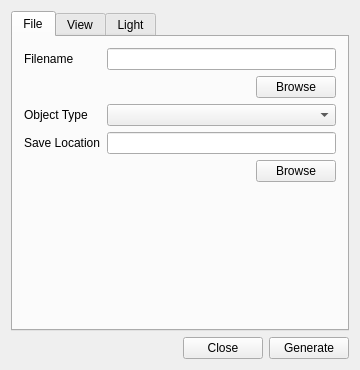
<?xml version="1.0" encoding="UTF-8"?>
<ui version="4.0">
 <class>MainWindow</class>
 <widget class="QMainWindow" name="MainWindow">
  <property name="geometry">
   <rect>
    <x>0</x>
    <y>0</y>
    <width>360</width>
    <height>370</height>
   </rect>
  </property>
  <property name="windowTitle">
   <string>OBJ_to_SVG</string>
  </property>
  <widget class="QWidget" name="centralWidget">
   <layout class="QHBoxLayout" name="horizontalLayout_2">
    <item>
     <layout class="QVBoxLayout" name="verticalLayout">
      <item>
       <widget class="QTabWidget" name="tabWidget">
        <property name="currentIndex">
         <number>0</number>
        </property>
        <widget class="QWidget" name="tab_file">
         <attribute name="title">
          <string>File</string>
         </attribute>
         <layout class="QFormLayout" name="formLayout">
          <item row="0" column="0">
           <widget class="QLabel" name="label_filename">
            <property name="text">
             <string>Filename</string>
            </property>
           </widget>
          </item>
          <item row="0" column="1">
           <widget class="QLineEdit" name="lineEdit_filename"/>
          </item>
          <item row="1" column="1">
           <layout class="QHBoxLayout" name="horizontalLayout_7">
            <item>
             <spacer name="horizontalSpacer_2">
              <property name="orientation">
               <enum>Qt::Horizontal</enum>
              </property>
              <property name="sizeHint" stdset="0">
               <size>
                <width>40</width>
                <height>20</height>
               </size>
              </property>
             </spacer>
            </item>
            <item>
             <widget class="QPushButton" name="pushButton_browse_filename">
              <property name="text">
               <string>Browse</string>
              </property>
             </widget>
            </item>
           </layout>
          </item>
          <item row="2" column="0">
           <widget class="QLabel" name="label_object_type">
            <property name="text">
             <string>Object Type</string>
            </property>
           </widget>
          </item>
          <item row="2" column="1">
           <widget class="QComboBox" name="comboBox_obj_type"/>
          </item>
          <item row="3" column="0">
           <widget class="QLabel" name="label_save">
            <property name="text">
             <string>Save Location</string>
            </property>
           </widget>
          </item>
          <item row="3" column="1">
           <widget class="QLineEdit" name="lineEdit_save"/>
          </item>
          <item row="4" column="1">
           <layout class="QHBoxLayout" name="horizontalLayout_8">
            <item>
             <spacer name="horizontalSpacer_3">
              <property name="orientation">
               <enum>Qt::Horizontal</enum>
              </property>
              <property name="sizeHint" stdset="0">
               <size>
                <width>40</width>
                <height>20</height>
               </size>
              </property>
             </spacer>
            </item>
            <item>
             <widget class="QPushButton" name="pushButton_browse_save_dir">
              <property name="text">
               <string>Browse</string>
              </property>
             </widget>
            </item>
           </layout>
          </item>
         </layout>
        </widget>
        <widget class="QWidget" name="tab_view">
         <attribute name="title">
          <string>View</string>
         </attribute>
         <layout class="QFormLayout" name="formLayout_2">
          <item row="0" column="0">
           <widget class="QLabel" name="label_scale">
            <property name="text">
             <string>Scale (%)</string>
            </property>
           </widget>
          </item>
          <item row="1" column="0">
           <widget class="QLabel" name="label_rotations">
            <property name="text">
             <string>Rotations</string>
            </property>
           </widget>
          </item>
          <item row="1" column="1">
           <widget class="QLineEdit" name="lineEdit_rotations"/>
          </item>
          <item row="2" column="0">
           <widget class="QLabel" name="label_projection">
            <property name="text">
             <string>Projection</string>
            </property>
           </widget>
          </item>
          <item row="3" column="0">
           <widget class="QLabel" name="label_observer">
            <property name="text">
             <string>Observer
Position</string>
            </property>
           </widget>
          </item>
          <item row="5" column="0">
           <widget class="QLabel" name="label_stroke_width">
            <property name="text">
             <string>Stroke width</string>
            </property>
           </widget>
          </item>
          <item row="6" column="0">
           <widget class="QLabel" name="label_stroke_opacity">
            <property name="text">
             <string>Stroke
opacity</string>
            </property>
           </widget>
          </item>
          <item row="2" column="1">
           <widget class="QComboBox" name="comboBox_projection"/>
          </item>
          <item row="5" column="1">
           <widget class="QDoubleSpinBox" name="doubleSpinBox_stroke_width">
            <property name="maximum">
             <double>100.000000000000000</double>
            </property>
            <property name="singleStep">
             <double>0.500000000000000</double>
            </property>
            <property name="value">
             <double>1.000000000000000</double>
            </property>
           </widget>
          </item>
          <item row="6" column="1">
           <widget class="QDoubleSpinBox" name="doubleSpinBox_stroke_opacity">
            <property name="maximum">
             <double>1.000000000000000</double>
            </property>
            <property name="singleStep">
             <double>0.010000000000000</double>
            </property>
            <property name="value">
             <double>1.000000000000000</double>
            </property>
           </widget>
          </item>
          <item row="8" column="1">
           <widget class="QCheckBox" name="checkBox_back_face">
            <property name="text">
             <string>Back facing polygons</string>
            </property>
            <property name="checked">
             <bool>true</bool>
            </property>
           </widget>
          </item>
          <item row="0" column="1">
           <widget class="QSpinBox" name="spinBox_scale">
            <property name="maximum">
             <number>100000</number>
            </property>
            <property name="value">
             <number>100</number>
            </property>
           </widget>
          </item>
          <item row="3" column="1">
           <widget class="QSpinBox" name="spinBox_observer">
            <property name="maximum">
             <number>100000</number>
            </property>
            <property name="value">
             <number>1000</number>
            </property>
           </widget>
          </item>
          <item row="4" column="1">
           <widget class="QComboBox" name="comboBox_show"/>
          </item>
          <item row="4" column="0">
           <widget class="QLabel" name="label_show">
            <property name="text">
             <string>Show</string>
            </property>
           </widget>
          </item>
         </layout>
        </widget>
        <widget class="QWidget" name="tab_light">
         <attribute name="title">
          <string>Light</string>
         </attribute>
         <layout class="QFormLayout" name="formLayout_3">
          <item row="0" column="0" colspan="2">
           <widget class="QLabel" name="label_light_position">
            <property name="text">
             <string>Position</string>
            </property>
           </widget>
          </item>
          <item row="1" column="0" colspan="2">
           <layout class="QHBoxLayout" name="horizontalLayout_3">
            <item>
             <widget class="QLabel" name="label_light_position_x">
              <property name="sizePolicy">
               <sizepolicy hsizetype="Preferred" vsizetype="Preferred">
                <horstretch>0</horstretch>
                <verstretch>0</verstretch>
               </sizepolicy>
              </property>
              <property name="text">
               <string>X:</string>
              </property>
             </widget>
            </item>
            <item>
             <widget class="QDoubleSpinBox" name="doubleSpinBox_light_position_x">
              <property name="sizePolicy">
               <sizepolicy hsizetype="Preferred" vsizetype="Preferred">
                <horstretch>0</horstretch>
                <verstretch>0</verstretch>
               </sizepolicy>
              </property>
              <property name="minimum">
               <double>-100.000000000000000</double>
              </property>
              <property name="maximum">
               <double>100.000000000000000</double>
              </property>
             </widget>
            </item>
            <item>
             <widget class="QLabel" name="label_light_position_y">
              <property name="sizePolicy">
               <sizepolicy hsizetype="Preferred" vsizetype="Preferred">
                <horstretch>0</horstretch>
                <verstretch>0</verstretch>
               </sizepolicy>
              </property>
              <property name="text">
               <string>Y:</string>
              </property>
             </widget>
            </item>
            <item>
             <widget class="QDoubleSpinBox" name="doubleSpinBox_light_position_y">
              <property name="sizePolicy">
               <sizepolicy hsizetype="Preferred" vsizetype="Preferred">
                <horstretch>0</horstretch>
                <verstretch>0</verstretch>
               </sizepolicy>
              </property>
              <property name="minimum">
               <double>-100.000000000000000</double>
              </property>
              <property name="maximum">
               <double>100.000000000000000</double>
              </property>
             </widget>
            </item>
            <item>
             <widget class="QLabel" name="label_light_position_z">
              <property name="sizePolicy">
               <sizepolicy hsizetype="Preferred" vsizetype="Preferred">
                <horstretch>0</horstretch>
                <verstretch>0</verstretch>
               </sizepolicy>
              </property>
              <property name="text">
               <string>Z:</string>
              </property>
             </widget>
            </item>
            <item>
             <widget class="QDoubleSpinBox" name="doubleSpinBox_light_position_z">
              <property name="sizePolicy">
               <sizepolicy hsizetype="Preferred" vsizetype="Preferred">
                <horstretch>0</horstretch>
                <verstretch>0</verstretch>
               </sizepolicy>
              </property>
              <property name="minimum">
               <double>-100.000000000000000</double>
              </property>
              <property name="maximum">
               <double>100.000000000000000</double>
              </property>
              <property name="value">
               <double>1.000000000000000</double>
              </property>
             </widget>
            </item>
           </layout>
          </item>
          <item row="2" column="0" colspan="2">
           <widget class="QLabel" name="label_light_coefficients">
            <property name="text">
             <string>Co-efficients</string>
            </property>
           </widget>
          </item>
          <item row="4" column="0" colspan="2">
           <widget class="QLabel" name="label_ambient">
            <property name="text">
             <string>Ambient</string>
            </property>
           </widget>
          </item>
          <item row="5" column="0" colspan="2">
           <layout class="QHBoxLayout" name="horizontalLayout_4">
            <item>
             <widget class="QLabel" name="label_ambient_r">
              <property name="sizePolicy">
               <sizepolicy hsizetype="Maximum" vsizetype="Preferred">
                <horstretch>0</horstretch>
                <verstretch>0</verstretch>
               </sizepolicy>
              </property>
              <property name="text">
               <string>R:</string>
              </property>
             </widget>
            </item>
            <item>
             <widget class="QDoubleSpinBox" name="doubleSpinBox_ambient_r">
              <property name="maximum">
               <double>1.000000000000000</double>
              </property>
              <property name="singleStep">
               <double>0.010000000000000</double>
              </property>
              <property name="value">
               <double>0.200000000000000</double>
              </property>
             </widget>
            </item>
            <item>
             <widget class="QLabel" name="label_ambient_g">
              <property name="sizePolicy">
               <sizepolicy hsizetype="Maximum" vsizetype="Preferred">
                <horstretch>0</horstretch>
                <verstretch>0</verstretch>
               </sizepolicy>
              </property>
              <property name="text">
               <string>G:</string>
              </property>
             </widget>
            </item>
            <item>
             <widget class="QDoubleSpinBox" name="doubleSpinBox_ambient_g">
              <property name="maximum">
               <double>1.000000000000000</double>
              </property>
              <property name="singleStep">
               <double>0.010000000000000</double>
              </property>
              <property name="value">
               <double>0.200000000000000</double>
              </property>
             </widget>
            </item>
            <item>
             <widget class="QLabel" name="label_ambient_b">
              <property name="sizePolicy">
               <sizepolicy hsizetype="Maximum" vsizetype="Preferred">
                <horstretch>0</horstretch>
                <verstretch>0</verstretch>
               </sizepolicy>
              </property>
              <property name="text">
               <string>B:</string>
              </property>
             </widget>
            </item>
            <item>
             <widget class="QDoubleSpinBox" name="doubleSpinBox_ambient_b">
              <property name="maximum">
               <double>1.000000000000000</double>
              </property>
              <property name="singleStep">
               <double>0.010000000000000</double>
              </property>
              <property name="value">
               <double>0.200000000000000</double>
              </property>
             </widget>
            </item>
           </layout>
          </item>
          <item row="6" column="0" colspan="2">
           <widget class="QLabel" name="label_diffuse">
            <property name="text">
             <string>Diffuse</string>
            </property>
           </widget>
          </item>
          <item row="7" column="0" colspan="2">
           <layout class="QHBoxLayout" name="horizontalLayout_5">
            <item>
             <widget class="QLabel" name="label_diffuse_r">
              <property name="sizePolicy">
               <sizepolicy hsizetype="Maximum" vsizetype="Preferred">
                <horstretch>0</horstretch>
                <verstretch>0</verstretch>
               </sizepolicy>
              </property>
              <property name="text">
               <string>R:</string>
              </property>
             </widget>
            </item>
            <item>
             <widget class="QDoubleSpinBox" name="doubleSpinBox_diffuse_r">
              <property name="maximum">
               <double>1.000000000000000</double>
              </property>
              <property name="singleStep">
               <double>0.010000000000000</double>
              </property>
              <property name="value">
               <double>0.800000000000000</double>
              </property>
             </widget>
            </item>
            <item>
             <widget class="QLabel" name="label_diffuse_g">
              <property name="sizePolicy">
               <sizepolicy hsizetype="Maximum" vsizetype="Preferred">
                <horstretch>0</horstretch>
                <verstretch>0</verstretch>
               </sizepolicy>
              </property>
              <property name="text">
               <string>G:</string>
              </property>
             </widget>
            </item>
            <item>
             <widget class="QDoubleSpinBox" name="doubleSpinBox_diffuse_g">
              <property name="maximum">
               <double>1.000000000000000</double>
              </property>
              <property name="singleStep">
               <double>0.010000000000000</double>
              </property>
              <property name="value">
               <double>0.800000000000000</double>
              </property>
             </widget>
            </item>
            <item>
             <widget class="QLabel" name="label_diffuse_b">
              <property name="sizePolicy">
               <sizepolicy hsizetype="Maximum" vsizetype="Preferred">
                <horstretch>0</horstretch>
                <verstretch>0</verstretch>
               </sizepolicy>
              </property>
              <property name="text">
               <string>B:</string>
              </property>
             </widget>
            </item>
            <item>
             <widget class="QDoubleSpinBox" name="doubleSpinBox_diffuse_b">
              <property name="maximum">
               <double>1.000000000000000</double>
              </property>
              <property name="singleStep">
               <double>0.010000000000000</double>
              </property>
              <property name="value">
               <double>0.800000000000000</double>
              </property>
             </widget>
            </item>
           </layout>
          </item>
          <item row="8" column="0" colspan="2">
           <widget class="QLabel" name="label_specular">
            <property name="text">
             <string>Specular</string>
            </property>
           </widget>
          </item>
          <item row="9" column="0" colspan="2">
           <layout class="QHBoxLayout" name="horizontalLayout_6">
            <item>
             <widget class="QLabel" name="label_specular_r">
              <property name="sizePolicy">
               <sizepolicy hsizetype="Maximum" vsizetype="Preferred">
                <horstretch>0</horstretch>
                <verstretch>0</verstretch>
               </sizepolicy>
              </property>
              <property name="text">
               <string>R:</string>
              </property>
             </widget>
            </item>
            <item>
             <widget class="QDoubleSpinBox" name="doubleSpinBox_specular_r">
              <property name="maximum">
               <double>1.000000000000000</double>
              </property>
              <property name="singleStep">
               <double>0.010000000000000</double>
              </property>
              <property name="value">
               <double>0.500000000000000</double>
              </property>
             </widget>
            </item>
            <item>
             <widget class="QLabel" name="label_specular_g">
              <property name="sizePolicy">
               <sizepolicy hsizetype="Maximum" vsizetype="Preferred">
                <horstretch>0</horstretch>
                <verstretch>0</verstretch>
               </sizepolicy>
              </property>
              <property name="text">
               <string>G:</string>
              </property>
             </widget>
            </item>
            <item>
             <widget class="QDoubleSpinBox" name="doubleSpinBox_specular_g">
              <property name="maximum">
               <double>1.000000000000000</double>
              </property>
              <property name="singleStep">
               <double>0.010000000000000</double>
              </property>
              <property name="value">
               <double>0.500000000000000</double>
              </property>
             </widget>
            </item>
            <item>
             <widget class="QLabel" name="label_specular_b">
              <property name="sizePolicy">
               <sizepolicy hsizetype="Maximum" vsizetype="Preferred">
                <horstretch>0</horstretch>
                <verstretch>0</verstretch>
               </sizepolicy>
              </property>
              <property name="text">
               <string>B:</string>
              </property>
             </widget>
            </item>
            <item>
             <widget class="QDoubleSpinBox" name="doubleSpinBox_specular_b">
              <property name="maximum">
               <double>1.000000000000000</double>
              </property>
              <property name="singleStep">
               <double>0.010000000000000</double>
              </property>
              <property name="value">
               <double>0.500000000000000</double>
              </property>
             </widget>
            </item>
           </layout>
          </item>
         </layout>
        </widget>
       </widget>
      </item>
      <item>
       <layout class="QHBoxLayout" name="horizontalLayout">
        <item>
         <spacer name="horizontalSpacer">
          <property name="orientation">
           <enum>Qt::Horizontal</enum>
          </property>
          <property name="sizeHint" stdset="0">
           <size>
            <width>40</width>
            <height>20</height>
           </size>
          </property>
         </spacer>
        </item>
        <item>
         <widget class="QPushButton" name="pushButton_close">
          <property name="text">
           <string>Close</string>
          </property>
         </widget>
        </item>
        <item>
         <widget class="QPushButton" name="pushButton_generate">
          <property name="text">
           <string>Generate</string>
          </property>
         </widget>
        </item>
       </layout>
      </item>
     </layout>
    </item>
   </layout>
  </widget>
 </widget>
 <layoutdefault spacing="6" margin="11"/>
 <resources/>
 <connections>
  <connection>
   <sender>pushButton_close</sender>
   <signal>clicked()</signal>
   <receiver>MainWindow</receiver>
   <slot>close()</slot>
   <hints>
    <hint type="sourcelabel">
     <x>252</x>
     <y>252</y>
    </hint>
    <hint type="destinationlabel">
     <x>262</x>
     <y>277</y>
    </hint>
   </hints>
  </connection>
 </connections>
</ui>
